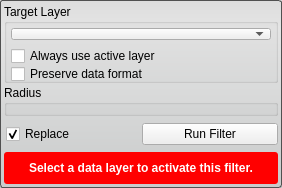
<?xml version="1.0" encoding="UTF-8"?>
<ui version="4.0">
 <class>MeanFilterInterface</class>
 <widget class="QWidget" name="MeanFilterInterface">
  <property name="geometry">
   <rect>
    <x>0</x>
    <y>0</y>
    <width>282</width>
    <height>188</height>
   </rect>
  </property>
  <property name="sizePolicy">
   <sizepolicy hsizetype="Preferred" vsizetype="Preferred">
    <horstretch>0</horstretch>
    <verstretch>0</verstretch>
   </sizepolicy>
  </property>
  <property name="minimumSize">
   <size>
    <width>213</width>
    <height>136</height>
   </size>
  </property>
  <property name="baseSize">
   <size>
    <width>650</width>
    <height>136</height>
   </size>
  </property>
  <property name="windowTitle">
   <string>Mean Filter</string>
  </property>
  <property name="styleSheet">
   <string notr="true">QWidget#MeanFilterInterface{
  border-radius: 3px;
  border: 1px solid rgb(80, 80,80);
  background-color: qlineargradient(spread:pad, x1:0.5, y1:0, x2:0.5, y2:0.960227, stop:0 rgba(221, 221, 221, 255), stop:0.155779 rgba(228, 228, 228, 255), stop:1 rgba(202, 204, 204, 255));      
}</string>
  </property>
  <layout class="QVBoxLayout" name="verticalLayout">
   <property name="spacing">
    <number>2</number>
   </property>
   <property name="margin">
    <number>4</number>
   </property>
   <item>
    <widget class="QGroupBox" name="target_groupbox_">
     <property name="title">
      <string>Target Layer</string>
     </property>
     <layout class="QVBoxLayout" name="verticalLayout_5">
      <property name="margin">
       <number>4</number>
      </property>
      <item>
       <widget class="QtUtils::QtDropableComboBox" name="target_layer_">
        <property name="sizePolicy">
         <sizepolicy hsizetype="Ignored" vsizetype="Fixed">
          <horstretch>0</horstretch>
          <verstretch>0</verstretch>
         </sizepolicy>
        </property>
       </widget>
      </item>
      <item>
       <widget class="QWidget" name="widget" native="true">
        <property name="minimumSize">
         <size>
          <width>0</width>
          <height>20</height>
         </size>
        </property>
        <layout class="QHBoxLayout" name="horizontalLayout_4">
         <property name="spacing">
          <number>0</number>
         </property>
         <property name="margin">
          <number>0</number>
         </property>
         <item>
          <widget class="QCheckBox" name="use_active_layer_">
           <property name="text">
            <string>Always use active layer</string>
           </property>
          </widget>
         </item>
        </layout>
       </widget>
      </item>
      <item>
       <widget class="QWidget" name="widget_2" native="true">
        <property name="minimumSize">
         <size>
          <width>0</width>
          <height>20</height>
         </size>
        </property>
        <layout class="QHBoxLayout" name="horizontalLayout_3">
         <property name="spacing">
          <number>0</number>
         </property>
         <property name="margin">
          <number>0</number>
         </property>
         <item>
          <widget class="QCheckBox" name="preserve_data_format_">
           <property name="text">
            <string>Preserve data format</string>
           </property>
          </widget>
         </item>
        </layout>
       </widget>
      </item>
     </layout>
    </widget>
   </item>
   <item>
    <widget class="QGroupBox" name="groupBox">
     <property name="title">
      <string>Radius</string>
     </property>
     <layout class="QHBoxLayout" name="horizontalLayout_2">
      <property name="leftMargin">
       <number>4</number>
      </property>
      <property name="topMargin">
       <number>2</number>
      </property>
      <property name="rightMargin">
       <number>4</number>
      </property>
      <property name="bottomMargin">
       <number>4</number>
      </property>
      <item>
       <widget class="QtUtils::QtSliderIntCombo" name="radius_" native="true"/>
      </item>
     </layout>
    </widget>
   </item>
   <item>
    <widget class="QWidget" name="replaceRunWidget" native="true">
     <property name="minimumSize">
      <size>
       <width>0</width>
       <height>32</height>
      </size>
     </property>
     <property name="maximumSize">
      <size>
       <width>16777215</width>
       <height>32</height>
      </size>
     </property>
     <layout class="QHBoxLayout" name="horizontalLayout" stretch="1,1">
      <property name="spacing">
       <number>0</number>
      </property>
      <property name="leftMargin">
       <number>2</number>
      </property>
      <property name="topMargin">
       <number>0</number>
      </property>
      <property name="rightMargin">
       <number>0</number>
      </property>
      <property name="bottomMargin">
       <number>0</number>
      </property>
      <item>
       <widget class="QCheckBox" name="replaceCheckBox">
        <property name="text">
         <string>Replace</string>
        </property>
        <property name="checked">
         <bool>true</bool>
        </property>
       </widget>
      </item>
      <item>
       <widget class="QPushButton" name="runFilterButton">
        <property name="text">
         <string>Run Filter</string>
        </property>
       </widget>
      </item>
     </layout>
    </widget>
   </item>
   <item>
    <widget class="QWidget" name="message_alert_" native="true">
     <property name="minimumSize">
      <size>
       <width>0</width>
       <height>32</height>
      </size>
     </property>
     <property name="maximumSize">
      <size>
       <width>16777215</width>
       <height>32</height>
      </size>
     </property>
     <property name="styleSheet">
      <string notr="true">QLabel#message_{
  color: white;
  font: bold;
}

QWidget#message_alert_{
  border-radius: 3px;
  background-color: red;
}</string>
     </property>
     <layout class="QHBoxLayout" name="horizontalLayout_5">
      <property name="spacing">
       <number>0</number>
      </property>
      <property name="margin">
       <number>4</number>
      </property>
      <item>
       <widget class="QLabel" name="message_">
        <property name="text">
         <string>Select a data layer to activate this filter.</string>
        </property>
        <property name="alignment">
         <set>Qt::AlignCenter</set>
        </property>
        <property name="wordWrap">
         <bool>true</bool>
        </property>
       </widget>
      </item>
     </layout>
    </widget>
   </item>
  </layout>
 </widget>
 <customwidgets>
  <customwidget>
   <class>QtUtils::QtDropableComboBox</class>
   <extends>QComboBox</extends>
   <header location="global">QtUtils/Widgets/QtDropableComboBox.h</header>
  </customwidget>
  <customwidget>
   <class>QtUtils::QtSliderIntCombo</class>
   <extends>QWidget</extends>
   <header location="global">QtUtils/Widgets/QtSliderIntCombo.h</header>
   <container>1</container>
  </customwidget>
 </customwidgets>
 <resources/>
 <connections/>
</ui>
